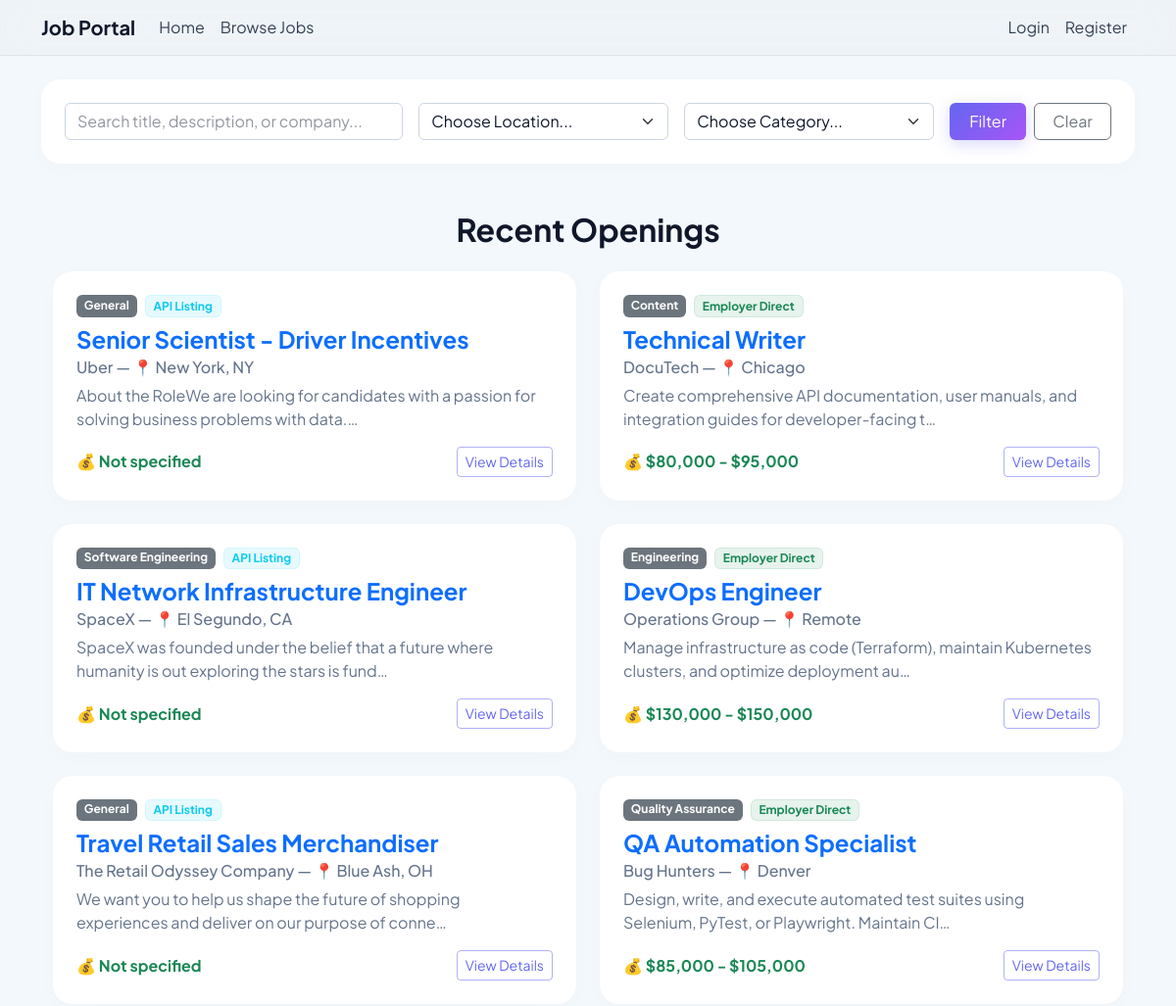
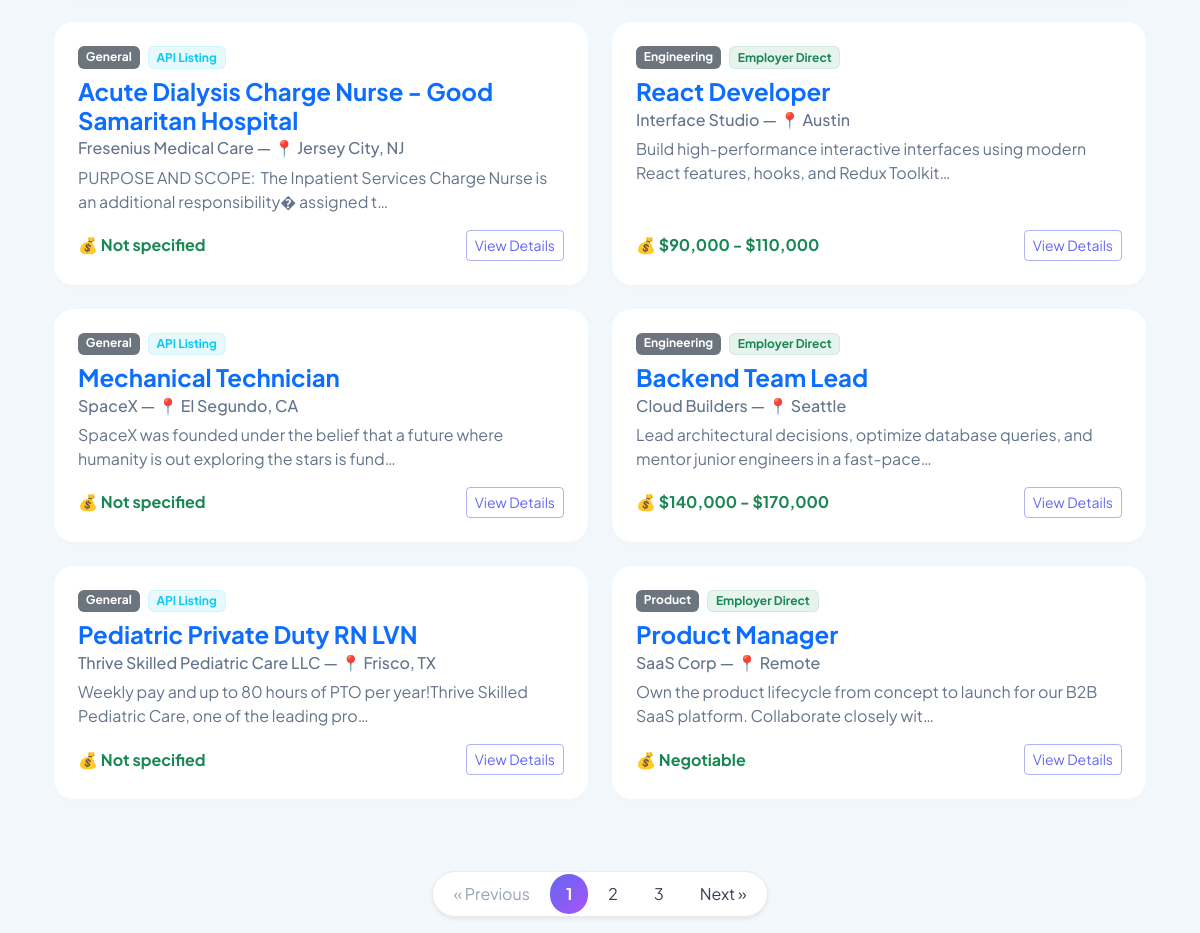
Page /jobs/browse/ on the committed database (2 pictures, top to bottom).
### jobs/models.py (models this page shows, shortened)
class Job(models.Model):
    title = models.CharField(max_length=255)
    description = models.TextField()
    company =models.CharField(max_length=255)
    location =models.CharField(max_length=255)
    salary = models.CharField(max_length=100, blank=True, null=True)# In case the salary is negotiable
    category=models.CharField(max_length=100)
    employer=models.ForeignKey(User, on_delete=models.CASCADE, related_name='jobs')
    created_at = models.DateTimeField(auto_now_add=True)
    is_external = models.BooleanField(default=False)
    external_url = models.URLField(blank=True, null=True)

### jobs/views.py (the view)
# urls.py: path('jobs/browse/', views.browse_jobs, name='browse_jobs'),
def browse_jobs(request):
    jobs = Job.objects.all().order_by('-created_at')
    query = request.GET.get('query', '')
    location = request.GET.get('location', '')
    category = request.GET.get('category', '')
    if query:
        jobs = jobs.filter(
            Q(title__icontains=query) |
            Q(description__icontains=query) |
            Q(company__icontains=query)
        )
    if location:
        jobs = jobs.filter(location__iexact=location)
    if category:
        jobs = jobs.filter(category__iexact=category)
    all_categories = Job.objects.values_list('category', flat=True).distinct()
    all_locations = Job.objects.values_list('location', flat=True).distinct()
    api_jobs = list(jobs.filter(is_external=True))
    employer_jobs = list(jobs.filter(is_external=False))
    interleaved_jobs = []
    if len(api_jobs) > 0 and len(employer_jobs) > 0:
        max_len = max(len(api_jobs), len(employer_jobs))
        for idx in range(max_len):
            interleaved_jobs.append(api_jobs[idx % len(api_jobs)])
            interleaved_jobs.append(employer_jobs[idx % len(employer_jobs)])
    elif len(api_jobs) > 0:
        interleaved_jobs = api_jobs
    else:
        interleaved_jobs = employer_jobs
    paginator = Paginator(interleaved_jobs, 12)
    page_number = request.GET.get('page')
    jobs_page = paginator.get_page(page_number)
    context = {
        'jobs': jobs_page,
        'categories': all_categories,
        'locations': all_locations,
        'query': query,
        'selected_location': location,
        'selected_category': category,
    }
    return render(request, 'jobs/browse_jobs.html', context)

### jobs/templates/jobs/browse_jobs.html (shortened to what this page needs)
{% extends 'jobs/base.html' %}
{% block content %}
<div class="card shadow-sm border-0 mb-5 p-4">
    <form method="get" action="{% url 'browse_jobs' %}">
        <div class="row g-3">
            <div class="col-md-4">
                <input type="text" name="query" class="form-control" placeholder="Search title, description, or company..." value="{{ query }}">
            </div>
            <div class="col-md-3">
                <select name="location" class="form-select">
                    <option value="">Choose Location...</option>
                </select>
            </div>
            <div class="col-md-3">
                <select name="category" class="form-select">
                    <option value="">Choose Category...</option>
                </select>
            </div>
            <div class="col-md-2 d-grid gap-2 d-flex">
                <button type="submit" class="btn btn-primary w-100">Filter</button>
                <a href="{% url 'browse_jobs' %}" class="btn btn-outline-secondary w-100">Clear</a>
            </div>
        </div>
    </form>
</div>
<div class="container mt-5">
    <h2 class="mb-4 text-center fw-bold">Recent Openings</h2>
    <div class="row">
        {% for job in jobs %}
            <div class="col-md-6 mb-4">
                <div class="card h-100 shadow-sm border-0">
                    <div class="card-body p-4 d-flex flex-column">
                        <div class="d-flex gap-2 mb-2 align-self-start">
                            <span class="badge bg-secondary">{{ job.category }}</span>
                            {% if job.is_external %}
                                <span class="badge bg-info bg-opacity-10 text-info border border-info border-opacity-10">API Listing</span>
                            {% else %}
                                <span class="badge bg-success bg-opacity-10 text-success border border-success border-opacity-10">Employer Direct</span>
                            {% endif %}
                        </div>
                        <h4 class="card-title fw-bold text-primary">{{ job.title }}</h4>
                        <h6 class="card-subtitle mb-2 text-muted">{{ job.company }} — 📍 {{ job.location }}</h6>
                        <p class="card-text text-muted">{{ job.description|striptags|truncatechars:100 }}</p>
                        <div class="mt-auto d-flex justify-content-between align-items-center">
                            {% if job.salary %}
                                <span class="fw-bold text-success">💰 {{ job.salary }}</span>
                            {% else %}
                                <span class="text-muted">Salary: Negotiable</span>
                            {% endif %}
                            <a href="{% url 'job_detail' job.id %}" class="btn btn-outline-primary btn-sm">View Details</a>
                        </div>
                    </div>
                </div>
            </div>
        {% empty %}
            <div class="col-12 text-center my-5">
                <p class="fs-4 text-muted">No jobs posted yet. Be the first to post a job!</p>
            </div>
        {% endfor %}
    </div>
    {% if jobs.has_other_pages %}
        <nav class="d-flex justify-content-center mt-5">
            <ul class="pagination shadow-sm">
                {% if jobs.has_previous %}
                    <li class="page-item">
                        <a class="page-link py-2 px-3" href="?page={{ jobs.previous_page_number }}{% if query %}&query={{ query }}{% endif %}{% if selected_location %}&location={{ selected_location }}{% endif %}{% if selected_category %}&category={{ selected_category }}{% endif %}" aria-label="Previous">
                            <span>&laquo; Previous</span>
                        </a>
                    </li>
                {% else %}
                    <li class="page-item disabled">
                        <span class="page-link py-2 px-3">&laquo; Previous</span>
                    </li>
                {% endif %}
                {% for num in jobs.paginator.page_range %}
                    {% if jobs.number == num %}
                        <li class="page-item active">
                            <span class="page-link py-2 px-3">{{ num }}</span>
                        </li>
                    {% elif num > jobs.number|add:'-3' and num < jobs.number|add:'3' %}
                        <li class="page-item">
                            <a class="page-link py-2 px-3" href="?page={{ num }}">{{ num }}</a>
                        </li>
                    {% endif %}
                {% endfor %}
                {% if jobs.has_next %}
                    <li class="page-item">
                        <a class="page-link py-2 px-3" href="?page={{ jobs.next_page_number }}" aria-label="Next">
                            <span>Next &raquo;</span>
                        </a>
                    </li>
                {% else %}
                    <li class="page-item disabled">
                        <span class="page-link py-2 px-3">Next &raquo;</span>
                    </li>
                {% endif %}
            </ul>
        </nav>
    {% endif %}
</div>
{% endblock %}

### jobs/templates/jobs/base.html (shortened to what this page needs)
<!DOCTYPE html>
<html lang ="en">
<head>
    <link href="https://cdn.jsdelivr.net/npm/bootstrap@5.3.0/dist/css/bootstrap.min.css" rel="stylesheet">
</head>
<body>
    <nav class="navbar navbar-expand-lg navbar-light bg-light mb-4">
        <div class="container">
            <a class="navbar-brand fw-bold" href="{% url 'home' %}"> Job Portal</a>
            <div class="collapse navbar-collapse" id="navbarNav">
                <ul class="navbar-nav me-auto">
                    <li class="nav-item">
                        <a class="nav-link" href="{% url 'home' %}">Home</a>
                    </li>
                    <li class="nav-item">
                        <a class="nav-link" href="{% url 'browse_jobs' %}">Browse Jobs</a>
                    </li>
                </ul>
                <ul class="navbar-nav ms-auto">
                    {% if user.is_authenticated %}
                        <li class="nav-item">
                            <span class="nav-link text-dark fw-semibold">{{ user.username }}</span>
                        </li>
                        <li class="nav-item">
                            <form action="{% url 'logout' %}" method="post" class="d-inline">
                                {% csrf_token %}
                                <button type="submit" class="btn btn-link nav-link">Logout</button>
                            </form>
                        </li>
                    {% else %}
                        <li class="nav-item">
                            <a class="nav-link" href="{% url 'login' %}">Login</a>
                        </li>
                        <li class="nav-item">
                            <a class="nav-link" href="{% url 'register' %}">Register</a>
                        </li>
                    {% endif %}
                </ul>
            </div>
        </div>
    </nav>
    <div class="container">
        {% block content %}
        {% endblock %}
    </div>
</body>
</html>

### jobs/templates/jobs/base.html (style rules this page uses)
html { scroll-behavior: smooth; }
body { background-color: #f3f8fc; color: #0f172a; font-family: 'Plus Jakarta Sans', sans-serif; }
.navbar { background-color: rgba(255, 255, 255, 0.85) !important; backdrop-filter: blur(16px); border-bottom: 1px solid rgba(0, 0, 0, 0.06) !important; }
.navbar-brand { color: #0f172a !important; }
.navbar-nav .nav-link { color: #334155 !important; }
.card { background: #ffffff !important; border: 1px solid rgba(0, 0, 0, 0.08); border-radius: 20px !important; color: #0f172a !important; box-shadow: 0 4px 20px rgba(0, 0, 0, 0.02) !important; }
.form-control, .form-select, input[type="text"], input[type="password"], input[type="email"], select, textarea { background-color: #ffffff !important; border: 1px solid #cbd5e1 !important; color: #0f172a !important; }
.form-control::placeholder, input::placeholder { color: rgba(15, 23, 42, 0.45) !important; }
.btn-primary { background: linear-gradient(135deg, #6366f1 0%, #a855f7 100%) !important; border: none !important; box-shadow: 0 4px 15px rgba(99, 102, 241, 0.25) !important; transition: all 0.3s cubic-bezier(0.16, 1, 0.3, 1) !important; color: #ffffff !important; }
.btn-outline-primary { border-color: rgba(99, 102, 241, 0.5) !important; color: #6366f1 !important; transition: all 0.3s ease !important; }
.text-muted { color: #64748b !important; }
.bg-light { background-color: rgba(0, 0, 0, 0.02) !important; }
.pagination { border-radius: 30px !important; border: 1px solid rgba(0, 0, 0, 0.08) !important; background: #ffffff !important; padding: 2px !important; }
.page-link { color: #334155 !important; background-color: transparent !important; border: none !important; border-radius: 30px !important; transition: all 0.2s ease !important; margin: 0 2px !important; }
.page-item.active .page-link { background: linear-gradient(135deg, #6366f1 0%, #a855f7 100%) !important; color: #ffffff !important; font-weight: bold !important; }
.page-item.disabled .page-link { color: #94a3b8 !important; background-color: transparent !important; }

### rows in the picture
Job: category "General", is_external "API Listing", title "Senior Scientist - Driver Incentives", company "Uber", location "New York, NY", description "About the RoleWe are looking for candidates with a passion for solving business problems with data.…", salary "Not specified"
Job: category "Content", is_external "Employer Direct", title "Technical Writer", company "DocuTech", location "Chicago", description "Create comprehensive API documentation, user manuals, and integration guides for developer-facing t…", salary "$80,000 - $95,000"
Job: category "Software Engineering", is_external "API Listing", title "IT Network Infrastructure Engineer", company "SpaceX", location "El Segundo, CA", description "SpaceX was founded under the belief that a future where humanity is out exploring the stars is fund…", salary "Not specified"
Job: category "Engineering", is_external "Employer Direct", title "DevOps Engineer", company "Operations Group", location "Remote", description "Manage infrastructure as code (Terraform), maintain Kubernetes clusters, and optimize deployment au…", salary "$130,000 - $150,000"
Job: category "General", is_external "API Listing", title "Travel Retail Sales Merchandiser", company "The Retail Odyssey Company", location "Blue Ash, OH", description "We want you to help us shape the future of shopping experiences and deliver on our purpose of conne…", salary "Not specified"
Job: category "Quality Assurance", is_external "Employer Direct", title "QA Automation Specialist", company "Bug Hunters", location "Denver", description "Design, write, and execute automated test suites using Selenium, PyTest, or Playwright. Maintain CI…", salary "$85,000 - $105,000"
Job: category "General", is_external "API Listing", title "Acute Dialysis Charge Nurse - Good Samaritan Hospital", company "Fresenius Medical Care", location "Jersey City, NJ", description "PURPOSE AND SCOPE: The Inpatient Services Charge Nurse is an additional responsibility� assigned t…", salary "Not specified"
Job: category "Engineering", is_external "Employer Direct", title "React Developer", company "Interface Studio", location "Austin", description "Build high-performance interactive interfaces using modern React features, hooks, and Redux Toolkit…", salary "$90,000 - $110,000"
Job: category "General", is_external "API Listing", title "Mechanical Technician", company "SpaceX", location "El Segundo, CA", description "SpaceX was founded under the belief that a future where humanity is out exploring the stars is fund…", salary "Not specified"
Job: category "Engineering", is_external "Employer Direct", title "Backend Team Lead", company "Cloud Builders", location "Seattle", description "Lead architectural decisions, optimize database queries, and mentor junior engineers in a fast-pace…", salary "$140,000 - $170,000"
Job: category "General", is_external "API Listing", title "Pediatric Private Duty RN LVN", company "Thrive Skilled Pediatric Care LLC", location "Frisco, TX", description "Weekly pay and up to 80 hours of PTO per year!Thrive Skilled Pediatric Care, one of the leading pro…", salary "Not specified"
Job: category "Product", is_external "Employer Direct", title "Product Manager", company "SaaS Corp", location "Remote", description "Own the product lifecycle from concept to launch for our B2B SaaS platform. Collaborate closely wit…", salary "Negotiable"

### other values in the picture
{{ num }} "1"
{{ num }} "2" "3"
